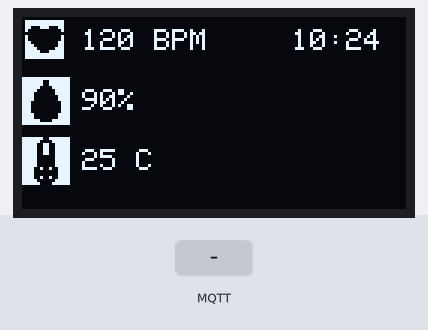
A sketch run on a simulated ESP32. Shown: 128×64 one-colour display. The test bench sets the inputs (shaded band). WiFi joins after 1.5 s; servers stay silent unless stated; the local clock reads 2024-03-15 10:24:30 at power-on unless the sketch sets it; no MQTT or app messages arrive unless stated.

Above: at 2.7 s.
2.8 s: MQTT message "1" arrives on the first subscribed topic
At 3.8 s:
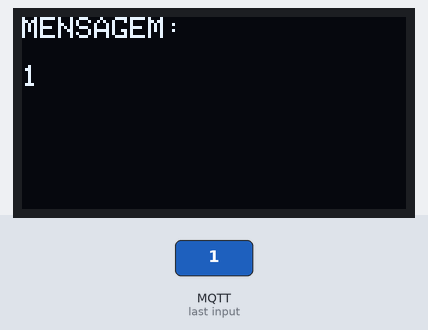
4.3 s: MQTT message "0" arrives on the first subscribed topic
At 4.9 s:
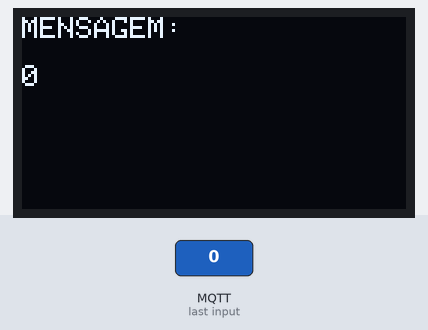
5.8 s: MQTT message "on" arrives on the first subscribed topic
At 7.0 s:
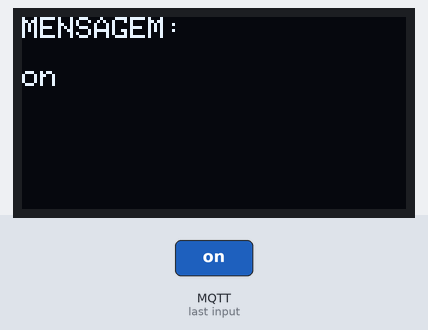
7.3 s: MQTT message "off" arrives on the first subscribed topic
At 8.4 s:
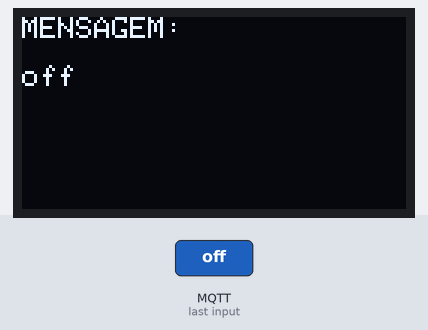
Timing chart, 0 to 9.8 s (numbered marks = the images above; inputs shaded):
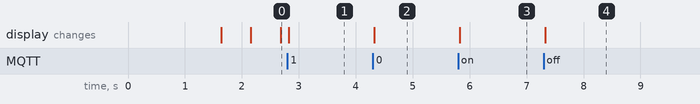

Measured:
- after the input at 2.8 s, the display: changes at once (image 1)
- after the input at 4.3 s, the display: changes at once (image 2)
- after the input at 5.8 s, the display: changes at once (image 3)
- after the input at 7.3 s, the display: changes at once (image 4)

The sketch:

TelaFudida.ino
```cpp
#include <Wire.h>
#include <Adafruit_GFX.h>
#include <Adafruit_SSD1306.h>
#include <WiFi.h>
#include <PubSubClient.h>
#include <time.h>

// ========== CONFIG Wi-Fi ==========
const char* ssid = "777zip";
const char* password = "R125redes";

// ========== CONFIG MQTT ==========
const char* mqtt_server = "10.67.23.44";
const char* mqtt_topic = "kiraz/cliente/mensagem";

WiFiClient espClient;
PubSubClient client(espClient);

// ========== DISPLAY ==========
#define SCREEN_WIDTH 128
#define SCREEN_HEIGHT 64
#define OLED_RESET -1
Adafruit_SSD1306 display(SCREEN_WIDTH, SCREEN_HEIGHT, &Wire, OLED_RESET);

// ========== ESTADOS ==========
unsigned long tempoMensagem = 0;
bool mostrandoMensagem = false;
unsigned long ultimoBatimento = 0;
bool batendo = false;

// ========== BITMAPS ==========
const unsigned char epd_bitmap_gota_de_sangue [] PROGMEM = {
  0xff, 0xff, 0xfe, 0x7f, 0xfe, 0x7f, 0xfc, 0x3f,
  0xf8, 0x1f, 0xf0, 0x1f, 0xf0, 0x0f, 0xf0, 0x0f,
  0xe0, 0x07, 0xe0, 0x07, 0xe0, 0x07, 0xe0, 0x07,
  0xf0, 0x0f, 0xf0, 0x0f, 0xfc, 0x3f, 0xff, 0xff
};

const unsigned char epd_bitmap_coracao [] PROGMEM = {
  0xff, 0xff, 0xff, 0xff, 0xc3, 0xc3, 0x80, 0x01,
  0x80, 0x01, 0x00, 0x00, 0x80, 0x01, 0x80, 0x01,
  0x80, 0x01, 0xc0, 0x03, 0xe0, 0x07, 0xf0, 0x0f,
  0xfc, 0x3f, 0xfe, 0x7f, 0xff, 0xff, 0xff, 0xff
};

const unsigned char epd_bitmap_termometro [] PROGMEM = {
  0xfe, 0x7f, 0xfc, 0x3f, 0xf9, 0x9f, 0xf9, 0x9f,
  0xf9, 0x9f, 0xf9, 0x9f, 0xf8, 0x1f, 0xf8, 0x1f,
  0xf8, 0x1f, 0xf8, 0x1f, 0xf2, 0x4f, 0xf0, 0x0f,
  0xf0, 0x0f, 0xf2, 0x4f, 0xf8, 0x1f, 0xfc, 0x3f
};

// ========== FUNÇÕES ==========
void conectaWiFi() {
  WiFi.begin(ssid, password);
  while (WiFi.status() != WL_CONNECTED) {
    delay(500);
  }
}

void reconnectMQTT() {
  while (!client.connected()) {
    if (client.connect("ESP32_Display")) {
      client.subscribe(mqtt_topic);
    } else {
      delay(2000);
    }
  }
}

void callback(char* topic, byte* payload, unsigned int length) {
  String msg = "";
  for (int i = 0; i < length; i++) {
    msg += (char)payload[i];
  }

  displayMensagem(msg);
  tempoMensagem = millis();
  mostrandoMensagem = true;
}

void initDisplay() {
  if (!display.begin(SSD1306_SWITCHCAPVCC, 0x3C)) {
    for (;;); // trava se não encontrar o display
  }
  display.clearDisplay();
  display.display();
}

void drawHeart(float scale) {
  int centerX = 8;
  int centerY = 8;

  for (int y = 0; y < 16; y++) {
    for (int x = 0; x < 16; x++) {
      if (pgm_read_byte(&epd_bitmap_coracao[y * 2 + (x / 8)]) & (1 << (7 - (x % 8)))) {
        int dx = x - centerX;
        int dy = y - centerY;
        int sx = centerX + dx * scale;
        int sy = centerY + dy * scale;
        if (sx >= 0 && sx < 128 && sy >= 0 && sy < 64) {
          display.drawPixel(sx, sy, WHITE);
        }
      }
    }
  }
}

String getHoraAtual() {
  time_t now = time(nullptr);
  struct tm* timeinfo = localtime(&now);
  char buffer[6];
  strftime(buffer, sizeof(buffer), "%H:%M", timeinfo);
  return String(buffer);
}

void displayOled(bool beat) {
  display.clearDisplay();

  // Hora
  String hora = getHoraAtual();
  display.setCursor(90, 4);
  display.print(hora);

  // Batimento
  float scale = beat ? 0.8 : 1.0;
  drawHeart(scale);

  // BPM
  display.setTextSize(1);
  display.setTextColor(WHITE);
  display.setCursor(20, 4);
  display.print("120 BPM");

  // Oxigênio
  display.drawBitmap(0, 20, epd_bitmap_gota_de_sangue, 16, 16, WHITE);
  display.setCursor(20, 24);
  display.print("90%");

  // Temperatura
  display.drawBitmap(0, 40, epd_bitmap_termometro, 16, 16, WHITE);
  display.setCursor(20, 44);
  display.print("25 C");

  display.display();
}

void displayMensagem(String msg) {
  display.clearDisplay();
  display.setTextSize(1);
  display.setTextColor(WHITE);
  display.setCursor(0, 0);
  display.println("MENSAGEM:");
  display.setCursor(0, 16);
  display.println(msg);
  display.display();
}

// ========== SETUP ==========
void setup() {
  Serial.begin(115200);
  Wire.begin();
  initDisplay();
  conectaWiFi();
  configTime(-3 * 3600, 0, "pool.ntp.org");

  client.setServer(mqtt_server, 1883);
  client.setCallback(callback);
}

// ========== LOOP ==========
void loop() {
  if (!client.connected()) {
    reconnectMQTT();
  }
  client.loop();

  if (mostrandoMensagem && millis() - tempoMensagem >= 10000) {
    mostrandoMensagem = false;
    display.clearDisplay();
  }

  if (!mostrandoMensagem && millis() - ultimoBatimento >= 500) {
    batendo = !batendo;
    displayOled(batendo);
    ultimoBatimento = millis();
  }
}
```
